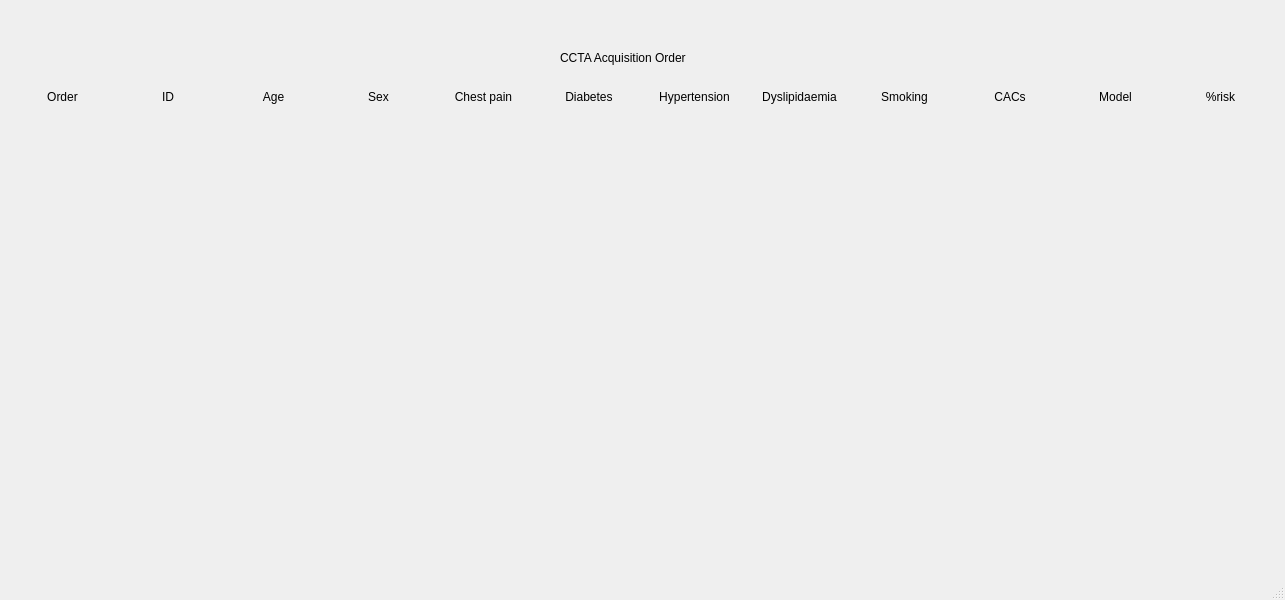
<?xml version="1.0" encoding="UTF-8"?>
<ui version="4.0">
 <class>W</class>
 <widget class="QMainWindow" name="W">
  <property name="geometry">
   <rect>
    <x>0</x>
    <y>0</y>
    <width>1285</width>
    <height>600</height>
   </rect>
  </property>
  <property name="windowTitle">
   <string>MainWindow</string>
  </property>
  <widget class="QWidget" name="centralwidget">
   <widget class="QWidget" name="gridLayoutWidget">
    <property name="geometry">
     <rect>
      <x>16</x>
      <y>90</y>
      <width>1251</width>
      <height>461</height>
     </rect>
    </property>
    <layout class="QGridLayout" name="gridLayout">
     <property name="horizontalSpacing">
      <number>12</number>
     </property>
     <item row="1" column="12">
      <widget class="QLabel" name="motive">
       <property name="text">
        <string>Smoking</string>
       </property>
       <property name="alignment">
        <set>Qt::AlignHCenter|Qt::AlignTop</set>
       </property>
      </widget>
     </item>
     <item row="1" column="14">
      <widget class="QLabel" name="info_2">
       <property name="text">
        <string>Model</string>
       </property>
       <property name="alignment">
        <set>Qt::AlignHCenter|Qt::AlignTop</set>
       </property>
      </widget>
     </item>
     <item row="1" column="10">
      <widget class="QLabel" name="cacs">
       <property name="text">
        <string>Hypertension</string>
       </property>
       <property name="alignment">
        <set>Qt::AlignHCenter|Qt::AlignTop</set>
       </property>
      </widget>
     </item>
     <item row="1" column="11">
      <widget class="QLabel" name="pretest">
       <property name="text">
        <string>Dyslipidaemia</string>
       </property>
       <property name="alignment">
        <set>Qt::AlignHCenter|Qt::AlignTop</set>
       </property>
      </widget>
     </item>
     <item row="1" column="9">
      <widget class="QLabel" name="prepro">
       <property name="text">
        <string>Diabetes</string>
       </property>
       <property name="alignment">
        <set>Qt::AlignHCenter|Qt::AlignTop</set>
       </property>
      </widget>
     </item>
     <item row="1" column="7">
      <widget class="QLabel" name="urgency">
       <property name="text">
        <string>Sex</string>
       </property>
       <property name="alignment">
        <set>Qt::AlignHCenter|Qt::AlignTop</set>
       </property>
      </widget>
     </item>
     <item row="1" column="4">
      <widget class="QLabel" name="order">
       <property name="text">
        <string>Order</string>
       </property>
       <property name="alignment">
        <set>Qt::AlignHCenter|Qt::AlignTop</set>
       </property>
      </widget>
     </item>
     <item row="1" column="13">
      <widget class="QLabel" name="ust">
       <property name="text">
        <string>CACs</string>
       </property>
       <property name="alignment">
        <set>Qt::AlignHCenter|Qt::AlignTop</set>
       </property>
      </widget>
     </item>
     <item row="1" column="6">
      <widget class="QLabel" name="ident">
       <property name="text">
        <string>Age</string>
       </property>
       <property name="alignment">
        <set>Qt::AlignHCenter|Qt::AlignTop</set>
       </property>
      </widget>
     </item>
     <item row="1" column="8">
      <widget class="QLabel" name="cadrads">
       <property name="text">
        <string>Chest pain</string>
       </property>
       <property name="alignment">
        <set>Qt::AlignHCenter|Qt::AlignTop</set>
       </property>
      </widget>
     </item>
     <item row="1" column="15">
      <widget class="QLabel" name="label_11">
       <property name="text">
        <string>%risk</string>
       </property>
       <property name="alignment">
        <set>Qt::AlignHCenter|Qt::AlignTop</set>
       </property>
      </widget>
     </item>
     <item row="1" column="5">
      <widget class="QLabel" name="order_2">
       <property name="text">
        <string>ID</string>
       </property>
       <property name="alignment">
        <set>Qt::AlignHCenter|Qt::AlignTop</set>
       </property>
      </widget>
     </item>
    </layout>
   </widget>
   <widget class="QLabel" name="label">
    <property name="geometry">
     <rect>
      <x>560</x>
      <y>50</y>
      <width>141</width>
      <height>16</height>
     </rect>
    </property>
    <property name="text">
     <string>CCTA Acquisition Order</string>
    </property>
   </widget>
  </widget>
  <widget class="QStatusBar" name="statusbar"/>
 </widget>
 <resources/>
 <connections/>
</ui>
